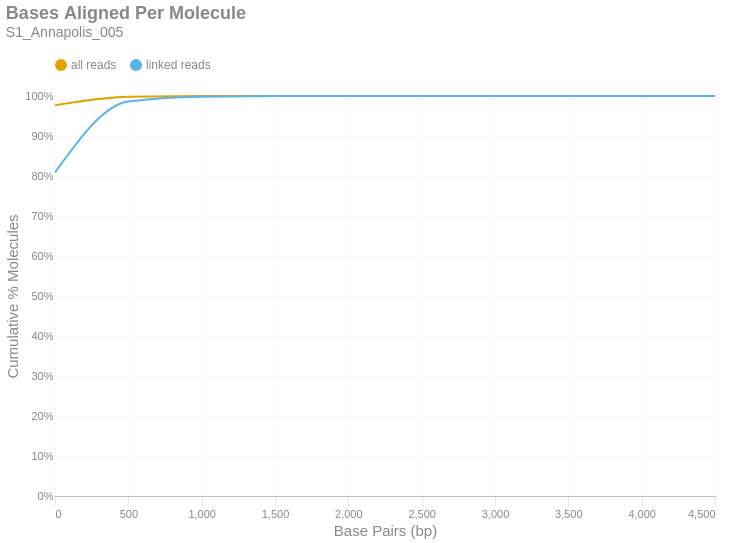

Notebook code for this chart:
### Markdown cell above
### Bases Aligned Per Molecule
This is a cumulative frequency distribution showing the number of base pairs aligned per unique molecule. These data are shown in 500 bp bins. There are two distributions: one with `all reads` (yellow) and another with only `linked reads` (blue). The percent of molecules in the `linked reads` distribution is relative to the total number of linked molecules.

### Code cell
if SKIPLR:
    print_html(f"Skipped")
else:
    binned_df = consolidated_hist(valids['aligned_bp'], mask, 500, True)
    with SafeRender(binned_df):
        (
            density_plot(binned_df, 'Bases Aligned Per Molecule', samplename, 'basesper')
            .encode(
                x=alt.X('bin:Q', title="Base Pairs (bp)").axis(tickMinStep=500).scale(padding=0),
                y=alt.Y('value:Q', title='Cumulative % Molecules')
                    .axis(format='%')
                    .scale(domain = [0,1])
                    .stack(False),
                color=alt.Color("key:N").scale(domain = ["all reads", "linked reads"]),
                tooltip = [
                    alt.Tooltip("key:N", title = "Data Type"),
                    alt.Tooltip("range_label:N", title="Bases Aligned Per Molecule"),
                    alt.Tooltip("value:Q", format = ".2%", title="% Molecules (Cum.)")
                ]
            )
        ).display()

### Figure 1 — Vega-Lite specification as saved in the notebook (floating-point values rounded to 4 significant figures)
{"width": "container", "height": 400, "config": {"title": {"anchor": "start", "dy": -15, "fontSize": 18, "color": "#888888", "subtitleColor": "#888888", "subtitleFontSize": 14}, "arc": {"fill": "#0072B2"}, "axis": {"domainColor": "#888888", "domainWidth": 0.5, "gridWidth": 0.2, "grid": false, "titleFontWeight": 400, "titleFontSize": 15, "labelFontSize": 11, "labelColor": "#888888", "tickColor": "#888888", "tickWidth": 0.2, "titleColor": "#888888"}, "axisBand": {"grid": false}, "axisX": {"grid": true, "tickSize": 10, "domainCap": "round"}, "axisY": {"domain": false, "grid": true, "tickSize": 0, "domainCap": "round"}, "background": "transparent", "header": {"labelFontSize": 15, "labelColor": "#888888", "titleFontSize": 15, "titleFontWeight": 600, "titleColor": "#888888"}, "legend": {"labelFont": "sans-serif", "labelFontSize": 12, "labelColor": "#888888", "symbolSize": 100, "symbolType": "circle", "titleFontSize": 12, "titlePadding": 10, "titleColor": "#888888", "title": null, "orient": "top"}, "range": {"category": ["#E69F00", "#56B4E9", "#009E73", "#F0E442", "#0072B2", "#D55E00", "#CC79A7", "#000000"], "diverging": ["#cfe8f3", "#a2d4ec", "#73bfe2", "#46abdb", "#1696d2", "#12719e"]}, "area": {"fill": "#0072B2", "fillOpacity": 0.7, "line": true, "strokeOpacity": 0.7}, "line": {"color": "#0072B2", "stroke": "#0072B2", "strokeWidth": 2}, "trail": {"color": "#0072B2", "stroke": "#0072B2", "strokeWidth": 0, "size": 1}, "point": {"filled": true, "fillOpacity": 1.0, "size": 95}, "text": {"color": "#888888", "fontSize": 11, "align": "right", "fontWeight": 400, "size": 11}, "bar": {"fill": "#0072B2", "stroke": null}, "view": {"stroke": null, "continuousWidth": 660, "continuousHeight": 400}}, "data": {"name": "data-db33ebf03d60eea805153332fee7f52a"}, "mark": {"type": "line", "interpolate": "monotone", "point": {"opacity": 0, "size": 275}}, "encoding": {"color": {"field": "key", "scale": {"domain": ["all reads", "linked reads"]}, "type": "nominal"}, "tooltip": [{"field": "key", "title": "Data Type", "type": "nominal"}, {"field": "range_label", "title": "Bases Aligned Per Molecule", "type": "nominal"}, {"field": "value", "format": ".2%", "title": "% Molecules (Cum.)", "type": "quantitative"}], "x": {"axis": {"tickMinStep": 500}, "field": "bin", "scale": {"padding": 0}, "title": "Base Pairs (bp)", "type": "quantitative"}, "y": {"axis": {"format": "%"}, "field": "value", "scale": {"domain": [0, 1]}, "stack": false, "title": "Cumulative % Molecules", "type": "quantitative"}}, "params": [{"name": "param_c36ac31b6afebe62", "select": {"type": "point", "fields": ["key"]}, "bind": "legend"}], "title": {"text": "Bases Aligned Per Molecule", "subtitle": "S1_Annapolis_005"}, "transform": [{"fold": ["all reads (cumsum)", "linked reads (cumsum)"]}, {"calculate": "replace(datum.key, ' (cumsum)', '')", "as": "key"}, {"filter": {"param": "param_c36ac31b6afebe62"}}], "usermeta": {"embedOptions": {"downloadFileName": "S1_Annapolis_005.basesper"}}, "$schema": "https://vega.github.io/schema/vega-lite/v6.1.0.json", "datasets": {"data-db33ebf03d60eea805153332fee7f52a": [{"bin": "0.0", "interval": "0.0-500.0", "all reads": 0.977, "linked reads": 0.8087, "all reads (cumsum)": 0.977, "linked reads (cumsum)": 0.8087, "range_label": "0-499"}, {"bin": "500.0", "interval": "500.0-1000.0", "all reads": 0.02139, "linked reads": 0.1776, "all reads (cumsum)": 0.9984, "linked reads (cumsum)": 0.9863, "range_label": "500-999"}, {"bin": "1000.0", "interval": "1000.0-1500.0", "all reads": 0.001398, "linked reads": 0.01182, "all reads (cumsum)": 0.9998, "linked reads (cumsum)": 0.9981, "range_label": "1000-1499"}, {"bin": "1500.0", "interval": "1500.0-2000.0", "all reads": 0.0001818, "linked reads": 0.001544, "all reads (cumsum)": 1.0, "linked reads (cumsum)": 0.9997, "range_label": "1500-1999"}, {"bin": "2000.0", "interval": "2000.0-2500.0", "all reads": 2.788e-05, "linked reads": 0.0002369, "all reads (cumsum)": 1.0, "linked reads (cumsum)": 0.9999, "range_label": "2000-2499"}, {"bin": "2500.0", "interval": "2500.0-3000.0", "all reads": 5.668e-06, "linked reads": 4.814e-05, "all reads (cumsum)": 1.0, "linked reads (cumsum)": 1.0, "range_label": "2500-2999"}, {"bin": "3000.0", "interval": "3000.0-3500.0", "all reads": 2.267e-06, "linked reads": 1.926e-05, "all reads (cumsum)": 1.0, "linked reads (cumsum)": 1.0, "range_label": "3000-3499"}, {"bin": "3500.0", "interval": "3500.0-4000.0", "all reads": 2.267e-07, "linked reads": 1.926e-06, "all reads (cumsum)": 1.0, "linked reads (cumsum)": 1.0, "range_label": "3500-3999"}, {"bin": "4000.0", "interval": "4000.0-4500.0", "all reads": 2.267e-07, "linked reads": 1.926e-06, "all reads (cumsum)": 1.0, "linked reads (cumsum)": 1.0, "range_label": "4000-4499"}, {"bin": "4500.0", "interval": "4500.0-5000.0", "all reads": 2.267e-07, "linked reads": 1.926e-06, "all reads (cumsum)": 1.0, "linked reads (cumsum)": 1.0, "range_label": "4500-4999"}]}}
